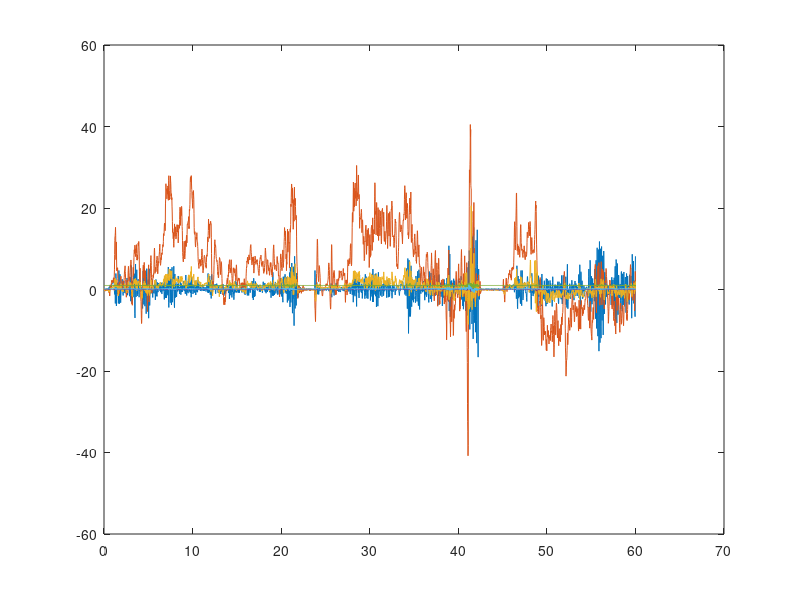
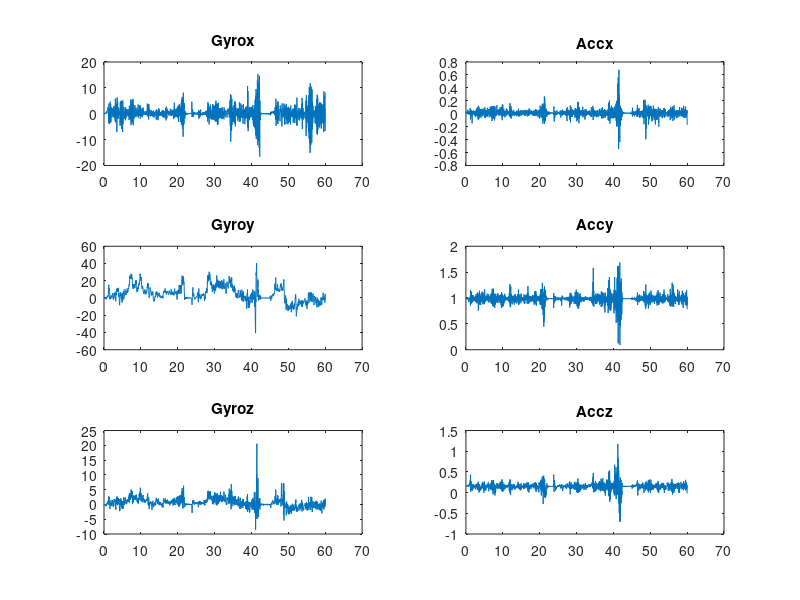
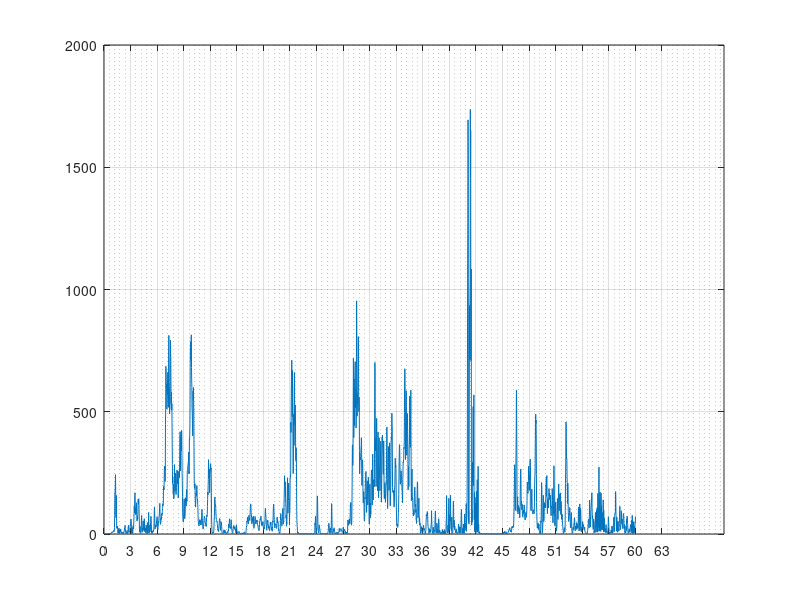
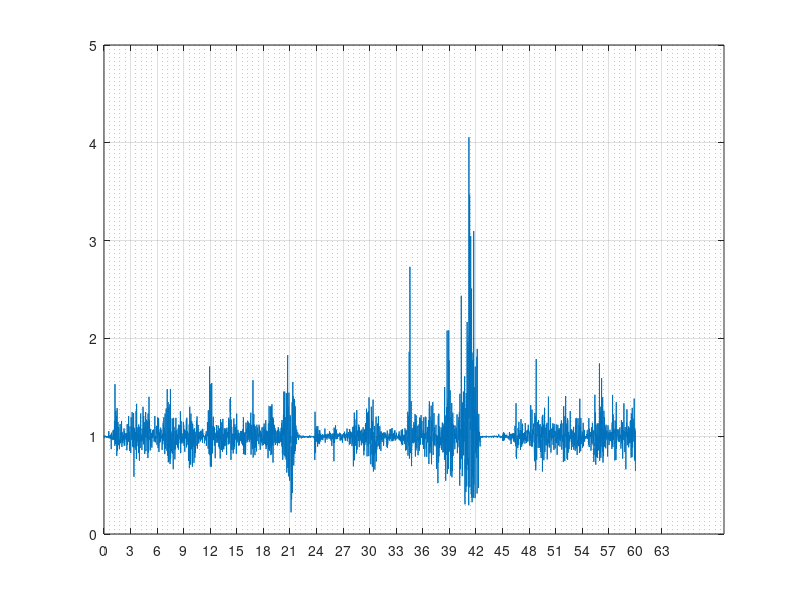

The MATLAB script that drew these images, in order:
clear;clc;close all
% 20 steps per minute
% fall at 20 seconds and 40 seconds
M = csvread('sensors20carpetFall.csv', 1, 0);
time = M(:,1);
gyrox = M(:,2); gyroy = M(:,3); gyroz = M(:,4);
accx = M(:,5); accy = M(:,6); accz = M(:,7);

figure(1)
plot(time, gyrox,time, gyroy,time, gyroz,...
    time, accx,time, accy,time, accz)

figure(2)
subplot(3,2,1)
plot(time, gyrox)
title("Gyrox")
subplot(3,2,3)
plot(time, gyroy)
title("Gyroy")
subplot(3,2,5)
plot(time, gyroz)
title("Gyroz")
subplot(3,2,2)
plot(time, accx)
title("Accx")
subplot(3,2,4)
plot(time, accy)
title("Accy")
subplot(3,2,6)
plot(time, accz)
title("Accz")

X = accx.^2+accy.^2+accz.^2+gyrox.^2+gyroy.^2+gyroz.^2;
figure(3)
plot(time, X)
grid on
set(gca,'XTick',0:3:63);
set(gca, 'XMinorGrid','on');

Y = accx.^2+accy.^2+accz.^2;
figure(4)
plot(time, Y)
grid on
set(gca,'XTick',0:3:63);
set(gca, 'XMinorGrid','on');

Z = gyrox.^2+gyroy.^2+gyroz.^2;
figure(5)
plot(time, Z)
% grid on
% set(gca,'XTick',0:3:63);
% set(gca, 'XMinorGrid','on');